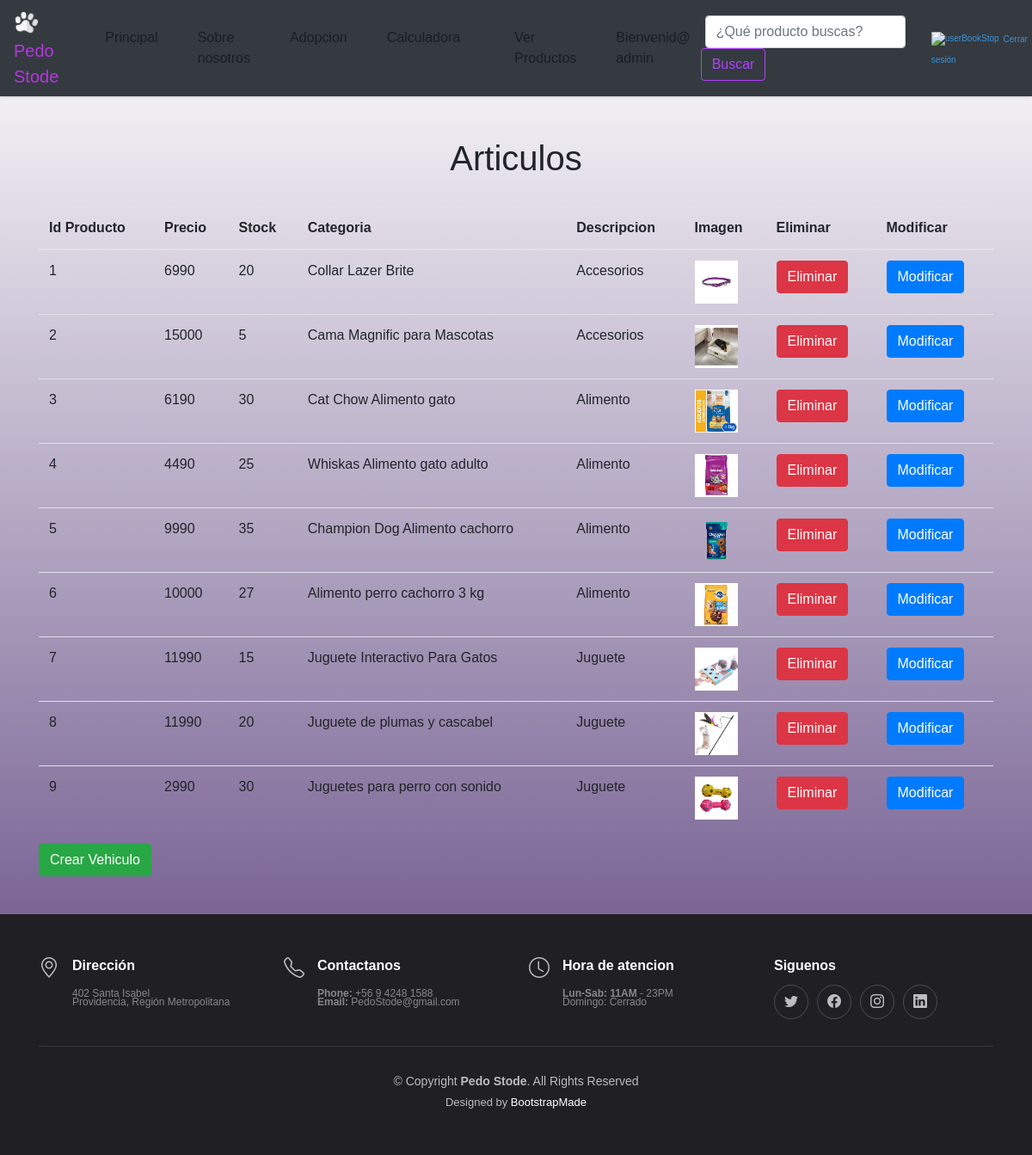
Page /Ventas/ (signed in) on the committed database.
### Mascotas/models.py (models this page shows, shortened)
class Producto(models.Model):
    idProducto = models.IntegerField(primary_key=True, verbose_name="id de producto")
    precio = models.IntegerField( blank=True, verbose_name="Precio")
    stock = models.IntegerField( blank=True, verbose_name="Stock")
    imagen = models.ImageField(upload_to="imagenes", null=True, blank=True, verbose_name="Imagen")
    descripcion = models.CharField(max_length=30, blank=True, verbose_name="Nombre producto")
    categoria = models.ForeignKey(Categoria, on_delete=models.CASCADE, verbose_name="Categoria")

class Categoria(models.Model):
    idCategoria = models.IntegerField(primary_key=True, verbose_name="Id de Categoria")
    nombreCategoria = models.CharField(max_length=50, blank=True, verbose_name="Nombre de categoria")
    def __str__(self):
        return self.nombreCategoria

### Mascotas/views.py (the view)
# urls.py: path('Ventas/',Ventas, name="Ventas"),
@login_required
def Ventas(request):
    productos = Producto.objects.all()
    datos = {'productis': productos}
    return render(request, 'Ventas.html', datos)

### Mascotas/context_processor.py (called while the page is built, shortened)
def total_carrito(request):
    total = 0
    return {'total_carrito':int(total)}

### Mascotas/templates/Ventas.html (shortened to what this page needs)
{% extends "base.html" %}
{% block content %}
<!DOCTYPE html>
<html lang="en">
<head>
    {% load static %}
    <link rel="stylesheet" type="text/css" href="{% static 'css/bootstrap.min.css' %}">
    <link rel="stylesheet" type="text/css" href="{% static 'css/decoracion.css' %}">
    <link rel="stylesheet" type="text/css" href="{% static 'assets/bootstrap-icons/bootstrap-icons.css' %}">
</head>
<body>
    <br>
    <h1 style="text-align:center">Articulos</h1>
    <br>
    <div class="container">
        <table class="table">
            <thead>
                <tr>
                    <th>Id Producto</th>
                    <th>Precio</th>
                    <th>Stock</th>
                    <th>Categoria</th>
                    <th>Descripcion</th>
                    <th>Imagen</th>
                    <th>Eliminar</th>
                    <th>Modificar</th>
                </tr>
            </thead>
            <tbody>
                {% for producto in productis %}
                <tr>
                    <td> {{ producto.idProducto }}</td>
                    <td> {{ producto.precio }} </td>
                    <td> {{ producto.stock }} </td>
                    <td> {{ producto.descripcion }}</td>
                    <td> {{ producto.categoria }}</td>
                    {% if producto.imagen  %}
                        <td scope="row">
                            <img src="{{ producto.imagen.url }}" style="height: 50px; width: 50px;">
                        </td>
                    {% else %}
                        <td>
                            <p style="color:red">No tiene imagen</p>
                        </td>
                    {% endif %}
                    {% if user.is_authenticated %}
                        <td> <a href="{% url 'eliminar' producto.idProducto %}" class="btn btn-danger">Eliminar</a></td>
                        {% else %}
                        <td> <a href="#" class="btn btn-danger">No tiene permisos</a></td>
                    {% endif %}
                    {% if user.is_authenticated %}
                        <td> <a href="{% url 'modificar' producto.idProducto %}" class="btn btn-primary">Modificar </a></td>
                    {% else %}
                        <td> <a href="#" class="btn btn-primary">No tiene permisos </a></td>
                    {% endif %}
                </tr>
                {% endfor %}
            </tbody>
        </table>
        {% if user.is_authenticated %}
            <a href="{% url 'crear' %}" class="btn btn-success">Crear Vehiculo</a>
        {% else %}
            <a href="#" class="btn btn-success">No tiene permisos</a>
        {% endif %}
    </div>
    <br>
    <footer id="footer" class="footer">
    <div class="container">
    <div class="row gy-3">
        <div class="col-lg-3 col-md-6 d-flex">
        <i class="bi bi-geo-alt icon"></i>
        <div>
            <h4>Dirección</h4>
            <p>
            402 Santa Isabel <br>
            Providencia, Región Metropolitana<br>
            </p>
        </div>
        </div>
        <div class="col-lg-3 col-md-6 footer-links d-flex">
        <i class="bi bi-telephone icon"></i>
        <div>
            <h4>Contactanos</h4>
            <p>
                <strong>Phone:</strong> +56 9 4248 1588<br>
                <strong>Email:</strong> PedoStode@gmail.com<br>
            </p>
        </div>
        </div>
        <div class="col-lg-3 col-md-6 footer-links d-flex">
        <i class="bi bi-clock icon"></i>
        <div>
            <h4>Hora de atencion</h4>
            <p>
            <strong>Lun-Sab: 11AM</strong> - 23PM<br>
            Domingo: Cerrado
            </p>
        </div>
        </div>
        <div class="col-lg-3 col-md-6 footer-links">
        <h4>Siguenos</h4>
        <div class="social-links d-flex">
            <a href="#" class="twitter"><i class="bi bi-twitter"></i></a>
            <a href="#" class="facebook"><i class="bi bi-facebook"></i></a>
            <a href="#" class="instagram"><i class="bi bi-instagram"></i></a>
            <a href="#" class="linkedin"><i class="bi bi-linkedin"></i></a>
        </div>
        </div>
    </div>
    </div>
    <div class="container">
    <div class="copyright">
        &copy; Copyright <strong><span>Pedo Stode</span></strong>. All Rights Reserved
    </div>
    <div class="credits">
        Designed by <a href="https://bootstrapmade.com/">BootstrapMade</a>
    </div>
    </div>
    </footer>
</body>
</html>
{% endblock %}

### Mascotas/templates/base.html (shortened to what this page needs)
<!DOCTYPE html>
<html lang="en">
<head>
    {% load static %}
    <link rel="stylesheet" href="https://cdnjs.cloudflare.com/ajax/libs/font-awesome/4.7.0/css/font-awesome.min.css">
    <link  href="{% static 'css/bootstrap.min.css' %}" rel="stylesheet">
    <link href="{% static 'css/estilos.css' %}" rel="stylesheet">
</head>
<body>
    <nav class="navbar navbar-expand-md navbar-light bg-dark mb-4" id="barraNav">
        <a href="{% url 'p_inicio' %}" id="logoBookStop">
            <img src="{% static 'img/paw_print_animal_icon_141148 2.png' %}" width="30px" height="30px">Pedo Stode
        </a>
        <div class="collapse navbar-collapse" id="navbarCollapse">
            <ul class="navbar-nav mr-auto">
                <li class="nav-item">
                    <a class="nav-link " href="{% url 'p_inicio' %}">Principal</a>
                </li>
                <li class="nav-item ">
                    <a class="nav-link " href="{% url 'Sobre_Nosotros' %}">Sobre nosotros</a>
                </li>
                <li class="nav-item">
                <a class="nav-link" href="{% url 'Adopcion' %}">Adopcion</a>
                </li>
                <li class="nav-item">
                <a class="nav-link" href="{% url 'Calculadora' %}">Calculadora</a>
                </li>
                <li class="nav-item">
                </li>
            </ul>
            {% if user.is_authenticated %}
            <ul class="navbar-nav navbar-expand-sm ">
                <li class="nav-item">
                    <a class="nav-link" href="{% url 'Ventas' %}">Ver Productos</a>
                </li>
                <li class="nav-item">
                    <a class="nav-link" href="#">Bienvenid@ {{ user.username }} </a>
                </li>
            </ul>
            {% endif %}
            <form class="form-inline mt-2 mt-md-0">
                <input class="form-control mr-sm-2" type="text" placeholder="¿Qué producto buscas?" aria-label="Search">
                <button class="btn btn-outline-success my-2 my-sm-0" type="submit" id="btnBuscar">Buscar</button>
            </form>
            <div>
                {% if user.is_authenticated %}
                <a href="{% url 'logout' %}" id="userBookStop">
                    <img src="{% static 'img/user-vector-icon.png' %}" alt="userBookStop" width="20px">Cerrar sesión
                </a>
                {% else %}
                <a href="{% url 'login' %}" id="userBookStop">
                    <img src="{% static 'img/user-vector-icon.png' %}" alt="userBookStop" width="20px">Iniciar sesión
                </a>
                {% endif %}
            </div>
        </div>
    </nav>
    {% block content %}
    {% endblock %}
</body>
</html>

### Mascotas/static/css/estilos.css (style rules this page uses)
body { background-color: #F8F9FA; padding-top: 86px; }
#logoBookStop { color: #b637dd; font-size: 20px; text-decoration: none; margin-right: 16px; padding-top: 3px; }
#logoBookStop img { margin-right: 7px; margin-bottom: 3px; }
.navbar { -webkit-box-shadow:0px 2px 2px #b13fff; -moz-box-shadow:0px 2px 2px #dddddd; box-shadow:0px 2px 2px #dddddd; position: fixed; z-index: 1; display: flex; transition: 0.3s; width: 100%; top: 0; }
#userBookStop { color: #3C92D8; font-size: 10px; text-decoration: none; }
#userBookStop img { margin-right: 5px; margin-bottom: 3px; }
#btnBuscar { border-color: #b13fff; color: #b13fff; margin-right: 20px; margin-left: -5px; }
div>h4 { color: #212529; }
footer { padding: 20px; color: #c5c5c5; background-color: #212529; height: 280px; margin-top: 20px; }
footer div p { font-size: 12px; color: #888888; padding-top: 5px; line-height: 10px; }

### Mascotas/static/css/decoracion.css (style rules this page uses)
h1 { font-size: bold; font-family: 'Franklin Gothic Medium', 'Arial Narrow', Arial, sans-serif; }
ul { list-style-type: none; margin:0px; padding:0px; overflow: hidden; }
li { float: right; }
li a { display:block; padding:8px; text-decoration: none; font-size: 12pt; font-family: 'Franklin Gothic Medium', 'Arial Narrow', Arial, sans-serif;; margin-left:30px; color: rgb(255, 255, 255); }
.footer { font-size: 14px; background-color: #1f1f24; padding: 50px 0; color: rgba(255, 255, 255, 0.7); }
.footer .icon { margin-right: 15px; font-size: 24px; line-height: 0; }
.footer h4 { font-size: 16px; font-weight: bold; position: relative; padding-bottom: 5px; color: #fff; }
.footer .footer-links { margin-bottom: 30px; }
.footer .social-links a { display: flex; align-items: center; justify-content: center; width: 40px; height: 40px; border-radius: 50%; border: 1px solid rgba(255, 255, 255, 0.2); font-size: 16px; color: rgba(255, 255, 255, 0.7); margin-right: 10px; transition: 0.3s; }
.footer .copyright { text-align: center; padding-top: 30px; border-top: 1px solid rgba(255, 255, 255, 0.1); }
.footer .credits { padding-top: 4px; text-align: center; font-size: 13px; }
.footer .credits a { color: #fff; }
body { margin: 0; padding: 0; font-family: sans-serif; background: linear-gradient(#ffffff, #583d7a); }

### rows in the picture
Producto: idProducto "1", precio "6990", stock "20", descripcion "Collar Lazer Brite", categoria "Accesorios", imagen (picture)
Producto: idProducto "2", precio "15000", stock "5", descripcion "Cama Magnific para Mascotas", categoria "Accesorios", imagen (picture)
Producto: idProducto "3", precio "6190", stock "30", descripcion "Cat Chow Alimento gato", categoria "Alimento", imagen (picture)
Producto: idProducto "4", precio "4490", stock "25", descripcion "Whiskas Alimento gato adulto", categoria "Alimento", imagen (picture)
Producto: idProducto "5", precio "9990", stock "35", descripcion "Champion Dog Alimento cachorro", categoria "Alimento", imagen (picture)
Producto: idProducto "6", precio "10000", stock "27", descripcion "Alimento perro cachorro 3 kg", categoria "Alimento", imagen (picture)
Producto: idProducto "7", precio "11990", stock "15", descripcion "Juguete Interactivo Para Gatos", categoria "Juguete", imagen (picture)
Producto: idProducto "8", precio "11990", stock "20", descripcion "Juguete de plumas y cascabel", categoria "Juguete", imagen (picture)
Producto: idProducto "9", precio "2990", stock "30", descripcion "Juguetes para perro con sonido", categoria "Juguete", imagen (picture)

### other values in the picture
{{ user.username }} "admin"
